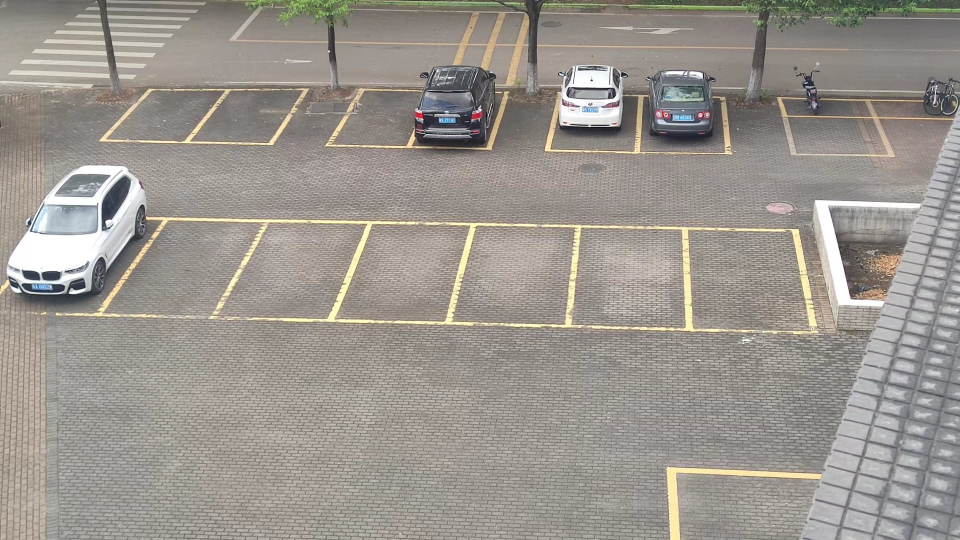
#> input picture img/test.jpg, 1920 x 1080 px (shown at 1/2 size)
$ python test_binary.py
#> lines starting #> are read from the running program, lines starting #| are printed output that depends on the picture; after the words box and inside, x2 and y2 are one past the last pixel; in counts of white or black regions, pixels touching at a corner belong together
#> further down, img_src is the input picture: shape (1080, 1920, 3); mean B, G, R 142.2, 149.1, 154.3
import cv2
import numpy as np
## 参考：https://blog.csdn.net/QQ6550523/article/details/106420938

def trackChaned(self):
    pass

def slider_binary(img_src):
    img_gray = cv2.cvtColor(img_src, cv2.COLOR_BGR2GRAY)
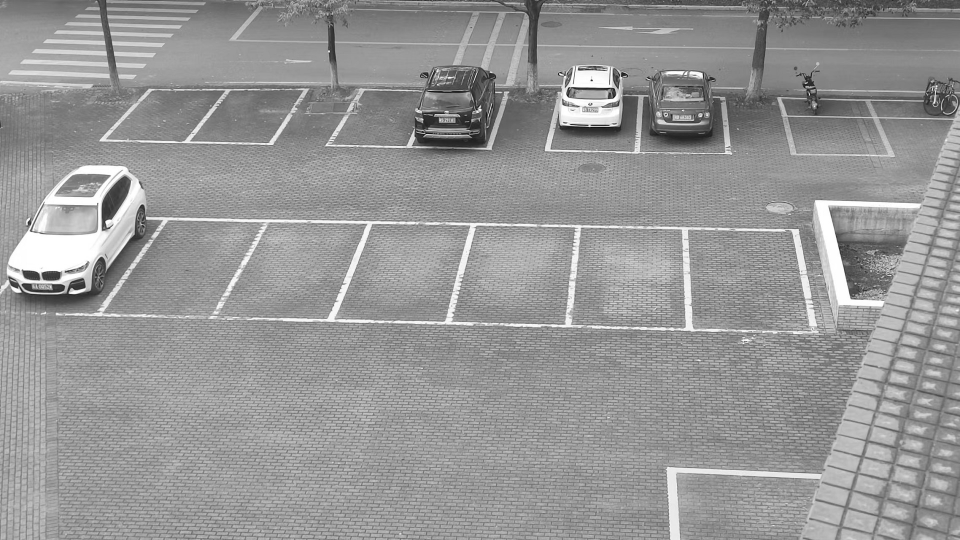
#> img_gray: shape (1080, 1920) (shown at 1/2 size); min 0, max 255, mean 149.8
    img_gray_show = cv2.resize(img_gray, (0, 0), fx=0.5, fy=0.5)
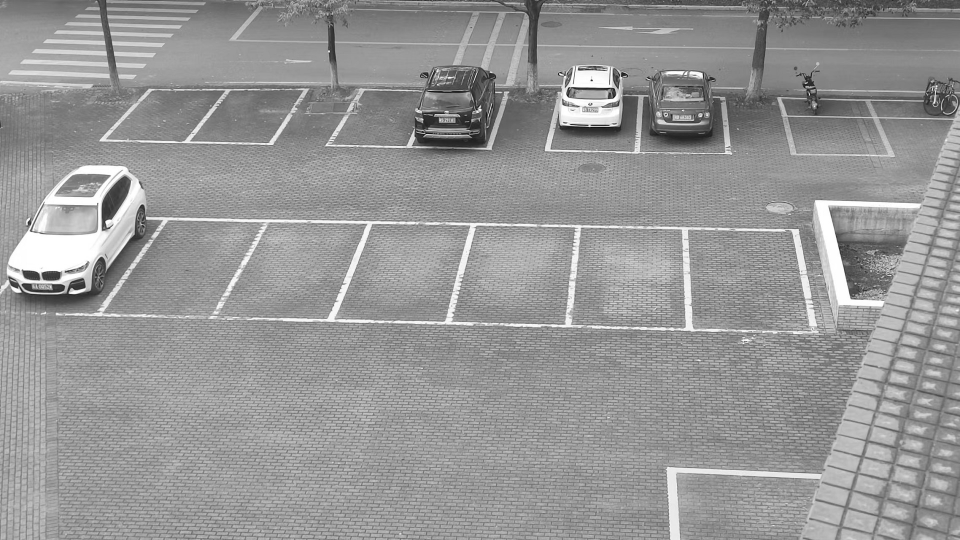
#> img_gray_show: shape (540, 960); min 13, max 255, mean 150
    cv2.namedWindow('thresh_binary')
    cv2.createTrackbar("thresh", "thresh_binary", 125, 255, trackChaned)
    while (True):
        thresh = cv2.getTrackbarPos("thresh", "thresh_binary")
        thresh_value, img_thresh = cv2.threshold(img_gray_show, thresh, 255, cv2.THRESH_BINARY)
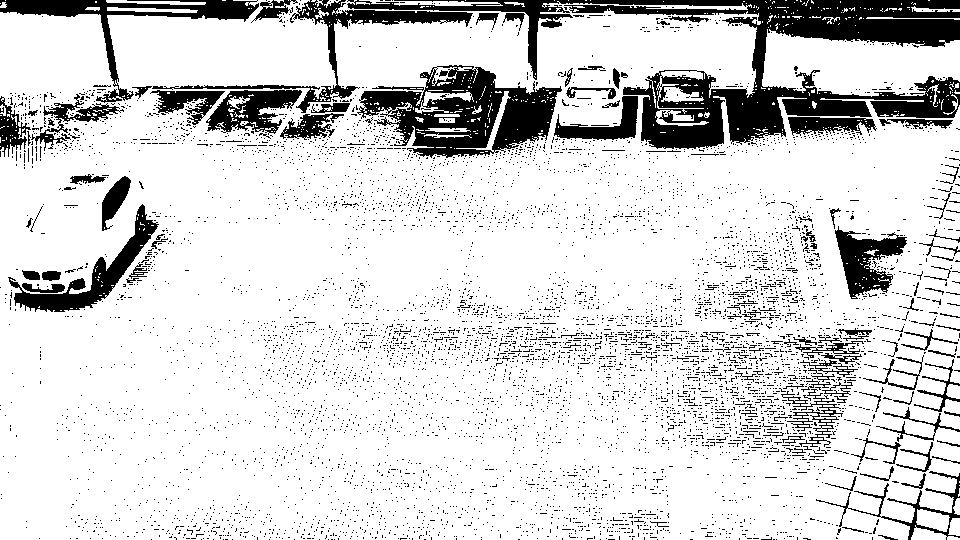
#> img_thresh: shape (540, 960); 84.4% white; 6866 black regions (6746 under 20 px), largest, box (x1, y1, x2, y2) and area: (347, 0, 960, 149) 24241, (357, 65, 562, 158) 9654, (0, 0, 259, 103) 4031
#> thresh_value = 125
        cv2.imshow("thresh_binary", img_thresh)
        if cv2.waitKey(1) == 27:  # esc
#> (key Esc is pressed here)
            break
    cv2.destroyAllWindows()
    _, img_thresh_raw = cv2.threshold(img_gray, int(thresh_value), 255, cv2.THRESH_BINARY)
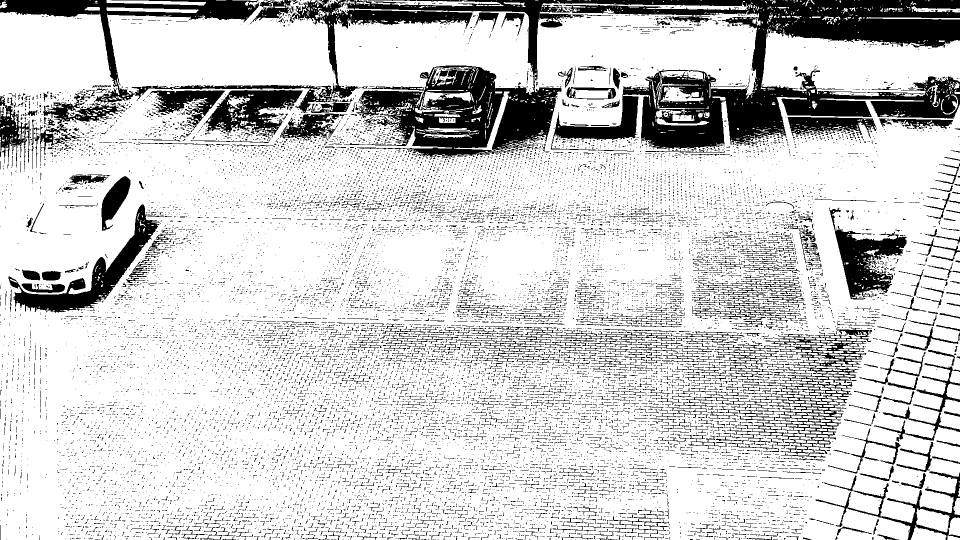
#> img_thresh_raw: shape (1080, 1920) (shown at 1/2 size); 81.4% white; 19465 black regions (18615 under 20 px), largest, box (x1, y1, x2, y2) and area: (0, 0, 1920, 316) 171890, (1372, 654, 1744, 909) 16843, (17, 409, 328, 626) 13254
    return img_thresh_raw

if __name__ == "__main__":
    img_path = r"img/test.jpg"
    img_src = cv2.imread(img_path)
    img_thresh = slider_binary(img_src)
    cv2.imshow("1",img_thresh)
    cv2.waitKey(0)
